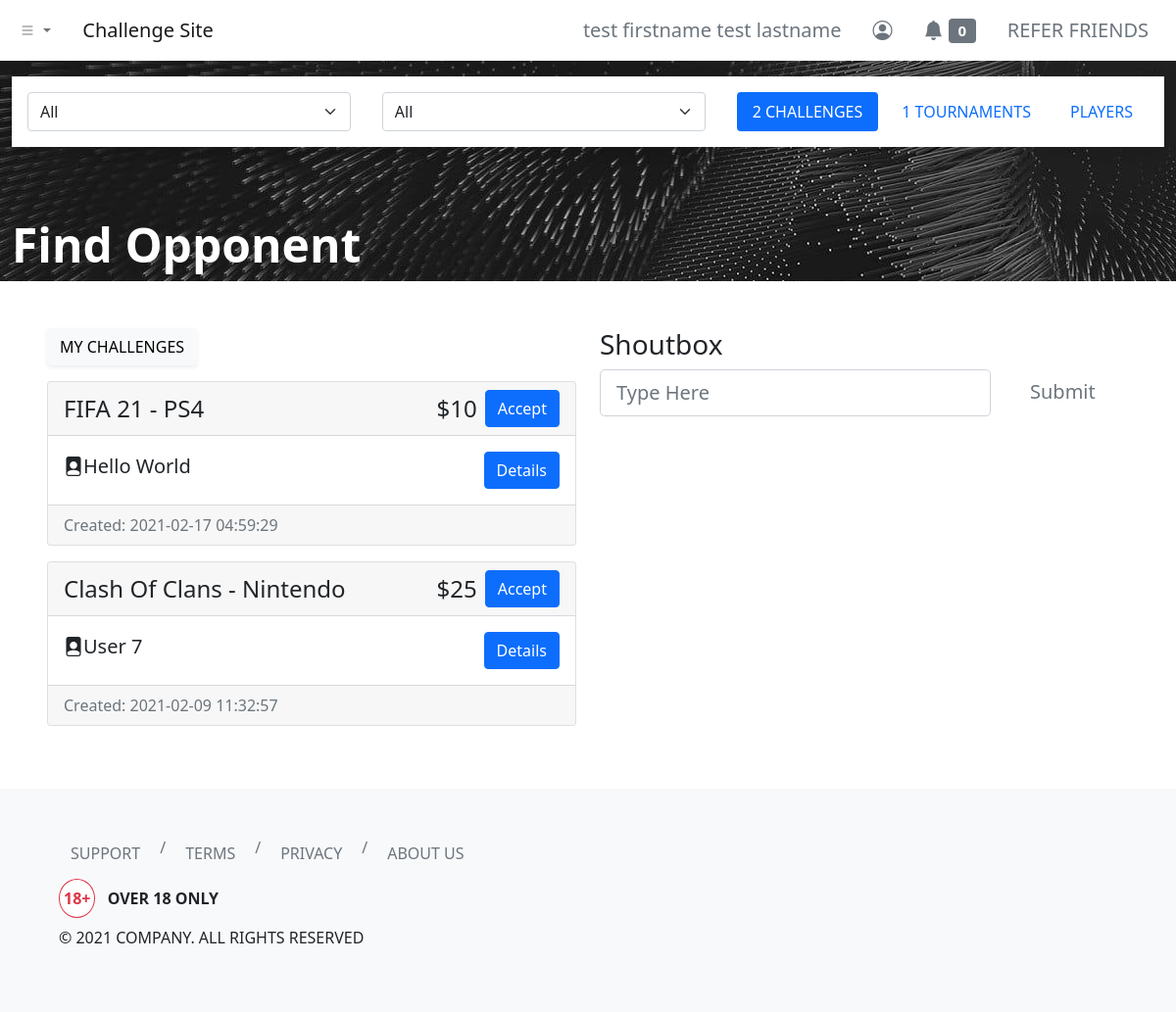
The app's page /dashboard/find-opponent/index.php (signed in), older data.
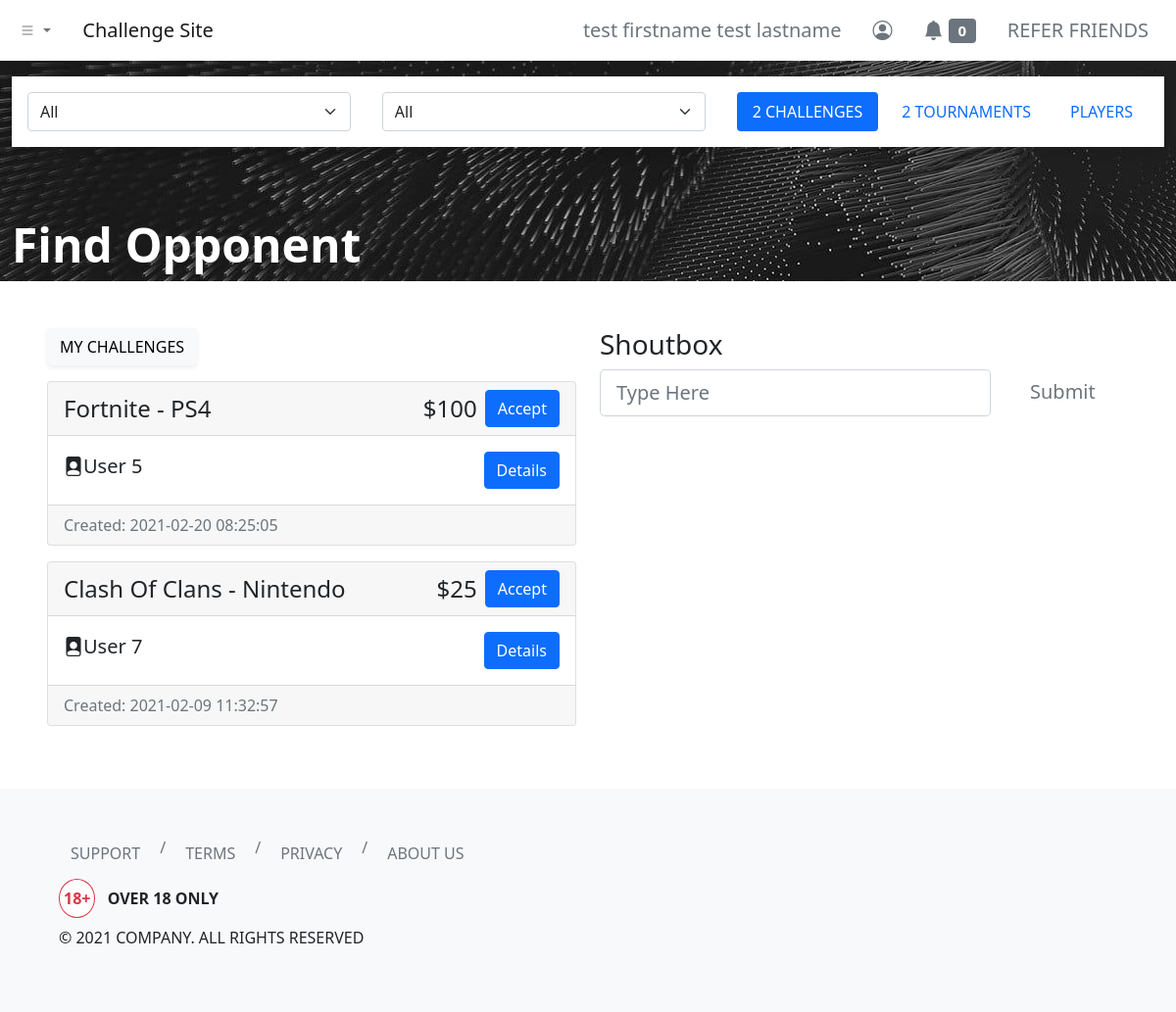
The same page, newer data.
### tables this page shows
CREATE TABLE `users` (
  `id` int(11) NOT NULL,
  `username` varchar(255) NOT NULL,
  `first_name` varchar(255) NOT NULL,
  `last_name` varchar(255) NOT NULL,
  `email` varchar(255) NOT NULL,
  `user_password` varchar(255) NOT NULL,
  `balance` decimal(65,30) UNSIGNED NOT NULL DEFAULT 0.000000000000000000000000000000,
  `skill_points` int(11) NOT NULL
);

CREATE TABLE `challenges_log` (
  `challenge_id` int(11) NOT NULL,
  `challenge_by` int(11) NOT NULL,
  `game` varchar(255) NOT NULL,
  `console` varchar(255) NOT NULL,
  `amount` int(11) NOT NULL,
  `game_mode` varchar(255) NOT NULL,
  `rules` text NOT NULL,
  `status` varchar(255) NOT NULL DEFAULT 'open',
  `created_timestamp` timestamp NOT NULL DEFAULT current_timestamp(),
  `accepted_by` int(11) DEFAULT NULL,
  `accepted_timestamp` timestamp NULL DEFAULT NULL,
  `challenge_date` date DEFAULT NULL,
  `challenge_time` time DEFAULT NULL,
  `challenge_by_start_timestamp` timestamp NULL DEFAULT NULL,
  `accepted_by_start_timestamp` timestamp NULL DEFAULT NULL,
  `challenge_by_claimed_result` varchar(255) NOT NULL,
  `accepted_by_claimed_result` varchar(255) NOT NULL,
  `challenge_by_claim_timestamp` timestamp NULL DEFAULT NULL,
  `accepted_by_claim_timestamp` timestamp NULL DEFAULT NULL
);

### dashboard/find-opponent/index.php (the view, shortened to what this page needs)
<?php
include '../../header.php';
?>
<link rel="stylesheet" href="./index.css">
<div class="hero container-fluid bg-dark position-relative">
    <div class="row">
        <div class="col">
            <div class="d-flex bg-white shadow py-3 mt-3">
                <select class="form-select mx-3" aria-label=".form-select-lg example">
                    <option selected>All</option>
                </select>
                <select class="form-select mx-3" aria-label=".form-select-lg example">
                    <option selected>All</option>
                </select>
                <ul class="nav nav-pills nav-justified flex-nowrap mx-3" id="pills-tab" role="tablist">
                    <li class="nav-item" role="presentation">
                        <a class="nav-link active text-uppercase text-nowrap" id="pills-challenges-tab" data-bs-toggle="pill" href="#pills-challenges" role="tab" aria-controls="pills-challenges" aria-selected="true">
                            <?php
                            include_once '../../php-apis/db-config.php';
                            $user_id = $_SESSION['id'];
                            $sql = "SELECT COUNT(*) AS total_challenges FROM challenges_log WHERE challenge_by <> $user_id AND status = 'open'";
                            $result = mysqli_query($conn, $sql);
                            if (mysqli_num_rows($result) > 0) {
                                while ($row = mysqli_fetch_assoc($result)) {
                                    echo $row['total_challenges'];
                                }
                            } else {
                                echo "0";
                            }
                            ?>
                            Challenges
                        </a>
                    </li>
                    <li class="nav-item mx-2" role="presentation">
                        <a class="nav-link text-uppercase text-nowrap" id="pills-tournaments-tab" data-bs-toggle="pill" href="#pills-tournaments" role="tab" aria-controls="pills-tournaments" aria-selected="false">
                            <?php
                            include_once '../../php-apis/db-config.php';
                            $user_id = $_SESSION['id'];
                            $sql = "SELECT COUNT(*) AS total_tournaments FROM tournaments_log WHERE tournament_by <> $user_id";
                            $result = mysqli_query($conn, $sql);
                            if (mysqli_num_rows($result) > 0) {
                                while ($row = mysqli_fetch_assoc($result)) {
                                    echo $row['total_tournaments'];
                                }
                            } else {
                                echo "0";
                            }
                            ?>
                            Tournaments
                        </a>
                    </li>
                    <li class="nav-item" role="presentation">
                        <a class="nav-link text-uppercase text-nowrap" id="pills-players-tab" data-bs-toggle="pill" href="#pills-players" role="tab" aria-controls="pills-players" aria-selected="false">Players</a>
                    </li>
                </ul>
            </div>
        </div>
    </div>
    <div class="row position-absolute bottom-0">
        <div class="col">
            <h1 class="text-white display-5 fw-bold">Find Opponent</h1>
        </div>
    </div>
</div>
<div class="container-fluid my-5 px-5">
    <div class="row">
        <div class="col">
            <div class="tab-content" id="pills-tabContent">
                <div class="tab-pane fade show active" id="pills-challenges" role="tabpanel" aria-labelledby="pills-challenges-tab">
                    <a class="btn btn-light shadow-sm text-uppercase mb-3" href="../challenges" role="button">My Challenges</a>
                    <?php
                    $sql = "SELECT * FROM users INNER JOIN challenges_log ON users.id = challenges_log.challenge_by WHERE challenges_log.challenge_by <> $user_id AND status = 'open' ORDER BY challenges_log.created_timestamp DESC";
                    $result = mysqli_query($conn, $sql);
                    if (mysqli_num_rows($result) > 0) {
                        while ($row = mysqli_fetch_assoc($result)) {
                            $challenge_details_object = array(
                                'challenge_id' => $row['challenge_id'],
                                'Challenge By' => ucwords($row['username']),
                                'Game' => (($row['game'] === 'fifa_21') ? (strtoupper(str_replace("_", " ", $row['game']))) : (ucwords(str_replace("_", " ", $row['game'])))),
                                'Console' => (($row['console'] === 'ps4' || $row['console'] === 'pc') ? (strtoupper($row['console'])) : (ucwords($row['console']))),
                                'Amount' => '$' . $row['amount'],
                                'Game Mode' => ucwords($row['game_mode']),
                                'Rules' => ucwords($row['rules']),
                                'Created Date' => date_format(date_create($row['created_timestamp']), 'l d F Y h:i:s A'),
                                'min_date' => date_format(date_add(date_create($row['created_timestamp']), new DateInterval('P1D')), 'Y-m-d'),
                            );
                            $challenge_details_json = json_encode($challenge_details_object);
                    ?>
                            <div class="card mb-3">
                                <h4 class="card-header">
                                    <div class="d-flex justify-content-between align-items-center">
                                        <div>
                                            <?php echo (($row['game'] === 'fifa_21') ? (strtoupper(str_replace("_", " ", $row['game']))) : (ucwords(str_replace("_", " ", $row['game'])))) . ' - ' . (($row['console'] === 'ps4' || $row['console'] === 'pc') ? (strtoupper($row['console'])) : (ucwords($row['console']))); ?>
                                        </div>
                                        <div class="d-flex justify-content-between align-items-center">
                                            <?php echo '$' . $row['amount']; ?>
                                            <button type="button" class="btn btn-primary ms-2" data-bs-toggle="modal" data-bs-target="#accept-challenge-modal" data-bs-challenge-details='<?php echo $challenge_details_json; ?>'>
                                                Accept
                                            </button>
                                        </div>
                                    </div>
                                </h4>
                                <div class="card-body d-flex align-items-center justify-content-between">
                                    <h5 class="card-title"><i class="bi bi-file-person-fill"></i><?php echo ucwords($row['username']); ?></h5>
                                    <button type="button" class="btn btn-primary" data-bs-toggle="modal" data-bs-target="#challenge-details-modal" data-bs-challenge-details='<?php echo $challenge_details_json; ?>'>
                                        Details
                                    </button>
                                </div>
                                <div class="card-footer text-muted"><?php echo 'Created: ' . $row['created_timestamp']; ?></div>
                            </div>
                    <?php
                        }
                    } else {
                        echo "<p class='fs-4 text-danger'>No Challenges Available!</p>";
                    }
                    ?>
                </div>
            </div>
        </div>
        <div class="col">
            <h3>Shoutbox</h3>
            <form class="row">
                <div class="col-9">
                    <input class="form-control form-control-lg" type="text" placeholder="Type Here">
                </div>
                <div class="col">
                    <button type="button" class="btn btn-lg btn-outline-secondary border-0">Submit</button>
                </div>
            </form>
        </div>
    </div>
</div>
<?php
include '../../footer.php';
?>

### header.php (shortened to what this page needs)
<?php
function urlPrefix()
{
    if (basename(getcwd()) === basename(__DIR__)) {
        return './';
    } elseif (basename(dirname(getcwd())) === basename(__DIR__)) {
        return '../';
    } elseif (basename(dirname(dirname(getcwd()))) === basename(__DIR__)) {
        return '../../';
    } elseif (basename(dirname(dirname(dirname(getcwd())))) === basename(__DIR__)) {
        return '../../../';
    } else {
        return './';
    }
}
?>
<!DOCTYPE html>
<html lang="en">
<head>
    <link href="https://cdn.jsdelivr.net/npm/bootstrap@5.0.0-beta2/dist/css/bootstrap.min.css" rel="stylesheet">
    <link rel="stylesheet" href="https://cdn.jsdelivr.net/npm/bootstrap-icons@1.3.0/font/bootstrap-icons.css">
</head>
<body>
    <nav class="navbar navbar-expand-sm navbar-light bg-white shadow">
        <div class="container-fluid">
            <ul class="navbar-nav me-4">
                <li class="nav-item dropdown">
                    <a class="nav-link dropdown-toggle" href="#" id="navbarDropdownMenuLink" role="button" data-bs-toggle="dropdown" aria-expanded="false">
                        <i class="bi bi-list"></i>
                    </a>
                </li>
            </ul>
            <a class="navbar-brand" href="<?php echo urlPrefix(); ?>">Challenge Site</a>
            <div class="collapse navbar-collapse" id="navbarNavDropdown">
                <ul class="navbar-nav ms-auto">
                    <?php if (isset($_SESSION['id'])) { ?>
                        <li class="nav-item">
                            <a class="btn btn-lg btn-outline-secondary border-0" aria-current="page" href="<?php echo urlPrefix() . 'dashboard/profile/'; ?>">
                                <?php
                                include_once urlPrefix() . 'php-apis/db-config.php';
                                $user_id = $_SESSION['id'];
                                $sql = "SELECT * FROM users WHERE id=$user_id";
                                $result = mysqli_query($conn, $sql);
                                if (mysqli_num_rows($result) > 0) {
                                    while ($row = mysqli_fetch_assoc($result)) {
                                        echo $row['first_name'] . ' ' . $row['last_name'];
                                    }
                                } else {
                                    header("Location: " . urlPrefix() . "php-apis/logout.php");
                                    die();
                                }
                                ?>
                            </a>
                        </li>
                        <li class="nav-item">
                            <a class="btn btn-lg btn-outline-secondary border-0" aria-current="page" href="<?php echo urlPrefix() . 'dashboard/profile/'; ?>"><i class="bi bi-person-circle"></i></a>
                        </li>
                        <li class="nav-item">
                            <a class="btn btn-lg btn-outline-secondary border-0" aria-current="page" href="<?php echo urlPrefix() . 'dashboard/notifications/'; ?>">
                                <i class="bi bi-bell-fill"></i>
                                <span class="badge bg-secondary">
                                    <?php
                                    $sql2 = "SELECT COUNT(*) AS unread_notifs FROM notifications WHERE notif_for = $user_id AND notif_status = 'unread'";
                                    $result2 = mysqli_query($conn, $sql2);
                                    if (mysqli_num_rows($result2) > 0) {
                                        while ($row2 = mysqli_fetch_assoc($result2)) {
                                            echo $row2['unread_notifs'];
                                        }
                                    } else {
                                        echo "0";
                                    }
                                    ?>
                                </span>
                            </a>
                        </li>
                        <li class="nav-item">
                            <a class="btn btn-lg btn-outline-secondary border-0" aria-current="page" href="<?php echo urlPrefix() . 'dashboard/refer/'; ?>">REFER FRIENDS</a>
                        </li>
                    <?php } else { ?>
                        <li class="nav-item">
                            <a class="btn btn-lg btn-outline-secondary border-0" aria-current="page" href="<?php echo urlPrefix() . 'login/'; ?>">ENTER</a>
                        </li>
                    <?php } ?>
                </ul>
            </div>
        </div>
    </nav>

### footer.php (shortened to what this page needs)
<footer class="bg-light p-5">
    <div class="container-fluid">
        <div class="row">
            <div class="col">
                <nav aria-label="breadcrumb">
                    <ol class="breadcrumb">
                        <li class="breadcrumb-item"><a class="btn btn-outline-secondary border-0" href="<?php echo urlPrefix() . 'help/'; ?>">SUPPORT</a></li>
                        <li class="breadcrumb-item"><a class="btn btn-outline-secondary border-0" href="<?php echo urlPrefix() . 'terms/'; ?>">TERMS</a></li>
                        <li class="breadcrumb-item"><a class="btn btn-outline-secondary border-0" href="<?php echo urlPrefix() . 'privacy/'; ?>">PRIVACY</a></li>
                        <li class="breadcrumb-item"><a class="btn btn-outline-secondary border-0" href="<?php echo urlPrefix() . 'about/'; ?>">ABOUT US</a></li>
                    </ol>
                </nav>
            </div>
        </div>
        <div class="row">
            <div class="col">
                <p class="fw-bold"><span class="border border-danger rounded-circle bg-white text-danger px-1 py-2 me-2">18+</span> OVER 18 ONLY</p>
                <p>© 2021 COMPANY. ALL RIGHTS RESERVED</p>
            </div>
        </div>
    </div>
</footer>
</body>
</html>

### dashboard/find-opponent/index.css (style rules this page uses)
.hero { background-image: url('../../images/bg.jpg'); min-height: 225px; }

Row changes from the older to the newer data that the page shows:
no longer on this page (row edited): users: challenges_log.game "FIFA 21", challenges_log.console "PS4", challenges_log.amount "10", username "Hello World", challenges_log.created_timestamp "2021-02-17 04:59:29", shown under "Find Opponent"
now on this page (row edited): users: challenges_log.game "Fortnite", challenges_log.console "PS4", challenges_log.amount "100", username "User 5", challenges_log.created_timestamp "2021-02-20 08:25:05", shown under "Find Opponent"
Text that changed along with them:
new list line: "2"
list line gone: "1"
